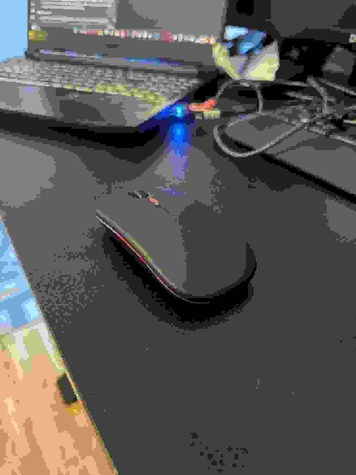
#> input picture CV_Exercise2_Solutions/MouseImages/Mouse1 (2) (1).jpg, 356 x 475 px, shrunk from 1481 x 1975 before the run, found by its file name; its folder holds 4 pictures in this run
$ jupyter execute --allow-errors Exercise_2.1.1.ipynb
#> lines starting #> are read from the running program, lines starting #| are printed output that depends on the picture
#> further down, orgImage is the input picture: shape (475, 356, 3); mean B, G, R 84.4, 85.9, 87.5
[cell 1]
import cv2 as cv
import matplotlib.pyplot as plt
import numpy as np
import os

[cell 2]
assets_path = "..\MouseImages"
directory_files = os.listdir(assets_path)

[cell 3]
def pcaFunc(kVal, iVal):
    # Load the image
#> called with kVal = 3, iVal = 1
    image = cv.imread(os.path.join(assets_path, directory_files[iVal]), cv.IMREAD_COLOR)

    # Standardize the image data
    image_standardized = (image - np.mean(image, axis=0)) / np.std(image, axis=0)
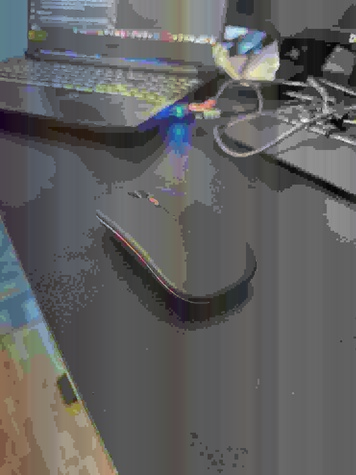
#> image_standardized: shape (475, 356, 3) float64; mean B, G, R 5.74e-16, 3.13e-16, 1.14e-15; drawn with min black and max white

    # Reshape the standardized image into a 2D array
    height, width, channels = image.shape
#> height = 475; width = 356; channels = 3
    image_standardized = image_standardized.reshape(height * width, channels)

    # Compute the covariance matrix
    cov_matrix = np.cov(image_standardized, rowvar=False)
#> cov_matrix = [[1, 0.92, 0.803], [0.92, 1, 0.944], [0.803, 0.944, 1]]

    # Compute the eigenvectors and eigenvalues
    eigenvalues, eigenvectors = np.linalg.eig(cov_matrix)
#> eigenvalues = [2.78, 0.198, 0.0227]; eigenvectors = [[-0.565, -0.74, 0.365], [-0.595, 0.0598, -0.801], [-0.571, 0.67, 0.474]]

    # Select the first k eigenvectors with the largest real eigenvalues
    k = kVal
    sorted_indices = np.argsort(eigenvalues.real)[::-1]
#> sorted_indices = [0, 1, 2]
    eigenvectors_k = eigenvectors[:, sorted_indices[:k]].real
#> eigenvectors_k has the same summary as eigenvectors

    # Project the standardized image data onto the first k eigenvectors
    image_transformed = np.dot(image_standardized, eigenvectors_k)

    # Reconstruct the image from the transformed data
    image_reconstructed = np.dot(image_transformed, eigenvectors_k.T)

    # Reshape the reconstructed image to its original shape
    #image_reconstructed = image_reconstructed.reshape(height, width, channels)

    return image_reconstructed.reshape(image.shape), eigenvalues

[cell 4]
def cevFunc(eigenvalues):
    # Calculate the explained variance
    explained_variance = eigenvalues / np.sum(eigenvalues)

    # Calculate the cumulative explained variance
    cumulative_explained_variance = np.cumsum(explained_variance)

    return cumulative_explained_variance

[cell 5]
kVal = 10
iVal = 14

#> (the rest of this cell did not finish here and is left out)

[cell 6]
kVal = 3
iVal = 1

orgImage = cv.imread(os.path.join(assets_path, directory_files[iVal]))
image_reconstructed, eigenvalues = pcaFunc(kVal, iVal)
#> eigenvalues = [2.78, 0.198, 0.0227]

cumulative_explained_variance = cevFunc(eigenvalues)
#> in cevFunc, `explained_variance = eigenvalues / np.sum(eigenvalues)`: explained_variance = [0.926, 0.0661, 0.00755]
#> in cevFunc, `cumulative_explained_variance = np.cumsum(explained_variance)`: cumulative_explained_variance = [0.926, 0.992, 1]
#> cumulative_explained_variance = [0.926, 0.992, 1]

# Display the original and reconstructed images
plt.figure(figsize=(12, 6))
plt.subplot(1, 2, 1)
plt.imshow(orgImage, cmap='gray')
plt.title('Original Image')
plt.axis('off')

plt.subplot(1, 2, 2)
plt.imshow(image_reconstructed, cmap='gray')
plt.title('Reconstructed Image (k = {})'.format(kVal))
plt.axis('off')
plt.show()
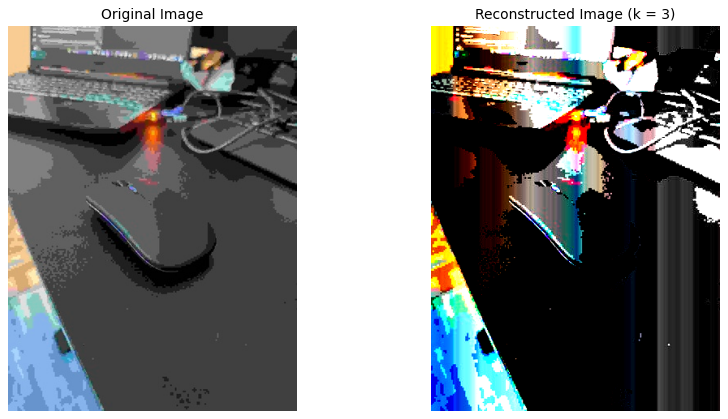
#> figure drawn by matplotlib, 2 panels; B, G, R data is drawn as R, G, B

# Plot the cumulative explained variance
plt.figure()
plt.plot(range(1, len(cumulative_explained_variance) + 1), cumulative_explained_variance)
plt.xlabel('Number of Principal Components (k)')
plt.ylabel('Cumulative Explained Variance')
plt.title('Cumulative Explained Variance vs. Number of Principal Components')
plt.show()
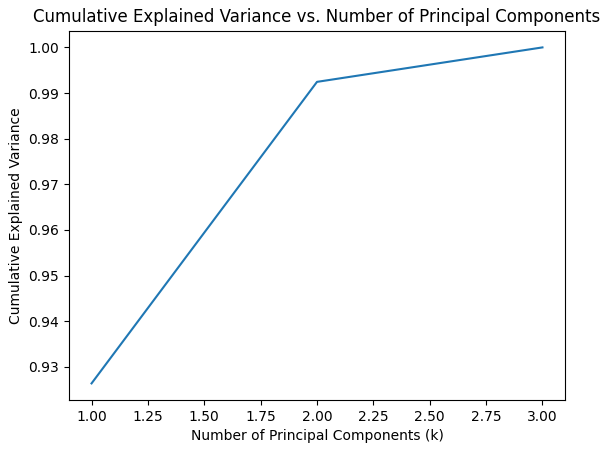
#> figure drawn by matplotlib, 1 panel
